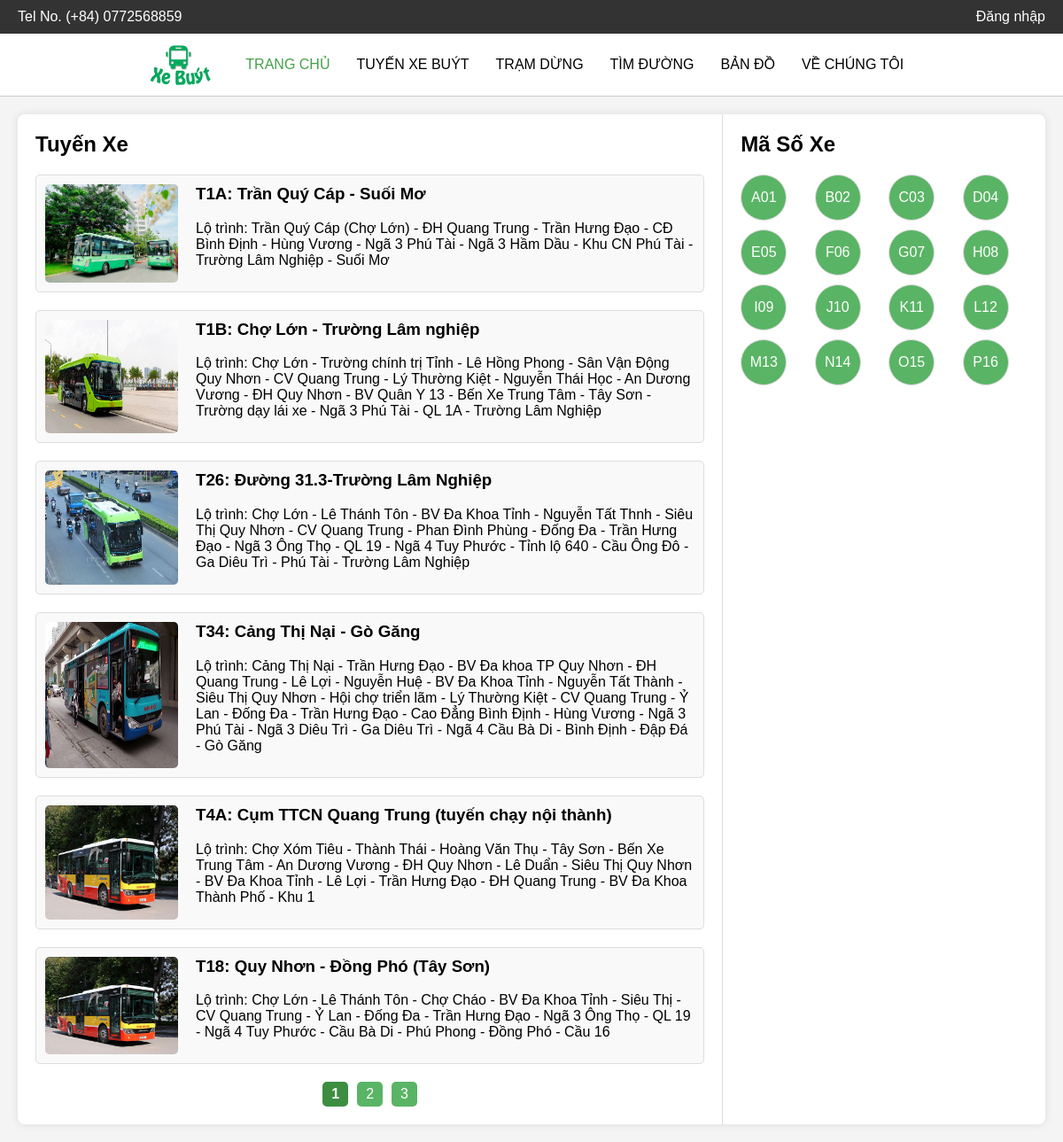
The page / on the database its author committed.
### tables this page shows
CREATE TABLE `routes` (
  `id` int(11) NOT NULL,
  `tuyen` varchar(255) NOT NULL,
  `lo_trinh` text NOT NULL,
  `cu_ly` float NOT NULL,
  `gia_ve_luot` float NOT NULL,
  `gia_ve_thang_nguoi_lon` float DEFAULT NULL,
  `gia_ve_thang_hoc_sinh` float DEFAULT NULL,
  `tan_suat` varchar(255) DEFAULT NULL,
  `thoi_gian_hoat_dong` varchar(255) DEFAULT NULL,
  `ma_so_xe` varchar(5) DEFAULT NULL
);

### home.php (the view, shortened to what this page needs)
<!DOCTYPE html>
<html lang="en">
<head>
    <link rel="stylesheet" href="css/home.css">
</head>
<body>
<div class="container">
    <div class="left-column">
        <h2>Tuyến Xe</h2>
        <?php
            include 'includes/pagination.php';
            if (count($routes) > 0) {
                foreach ($routes as $row) {
                    $imageId = $row['id'];
                    echo '<div class="route-card">';
                    echo '<img src="img/' . $imageId . '.jpg" alt="Bus Route Image">';
                    echo '<div>';
                    echo '<a href="?option=routes&route_id=' . $row['id'] . '"><h3>' . $row['tuyen'] . '</h3></a>';
                    echo '<p>Lộ trình: ' . $row['lo_trinh'] . '</p>';
                    echo '</div>';
                    echo '</div>';
                }
            } else {
                echo '<p>Không có tuyến xe nào.</p>';
            }
            display_pagination($totalPages, $page);
        ?>
    </div>
    <div class="right-column">
        <h2>Mã Số Xe</h2>
        <ul class="grid">
            <?php
                $sql = "SELECT ma_so_xe FROM routes";
                $result = $connect->query($sql);
                if ($result->num_rows > 0) {
                    while ($row = $result->fetch_assoc()) {
                        echo '<li>' . $row['ma_so_xe'] . '</li>';
                    }
                } else {
                    echo '<li>Không có mã số xe nào.</li>';
                }
            ?>
        </ul>
    </div>
</div>
</body>
</html>

### index.php (shortened to what this page needs)
<!DOCTYPE html>
<html lang="en">
<head>
  <link rel="stylesheet" href="css/styles.css">
</head>
<body>
  <?php include 'menu.php'; ?>
  <section class="body">
    <article>
      <?php include 'option.php'; ?>
    </article>
  </section>
</body>
</html>

### menu.php (shortened to what this page needs)
<!DOCTYPE html>
<html lang="vi">
<head>
</head>
<body>
    <div class="top-bar">
        <div class="contact-info">
            <span class="phone">Tel No. (+84) 0772568859</span>
            <?php if(isset($_SESSION['admin'])) : ?>
                <a href="#" class="login"><?= $_SESSION['admin'] ?></a>
                <a href="?option=logout" class="login">Logout</a>
            <?php elseif(isset($_SESSION['member'])) : ?>
                <a href="#" class="login"><?= $_SESSION['member'] ?></a>
                <a href="?option=logout" class="login">Logout</a>
            <?php else : ?>
                <a href="?option=login" class="login">Đăng nhập</a>
            <?php endif; ?>
        </div>
    </div>
    <div class="navbar">
        <img src="img/logo.png" alt="Logo">
        <div class="menu">
            <a href="?option=home" class ="home">TRANG CHỦ</a>
            <a href="?option=routes">TUYẾN XE BUÝT</a>
            <a href="?option=stop">TRẠM DỪNG</a>
            <a href="?option=findroute">TÌM ĐƯỜNG</a>
            <a href="?option=map">BẢN ĐỒ </a>
            <a href="?option=about">VỀ CHÚNG TÔI</a>
        </div>
    </div>
</body>
</html>

### option.php
<?php
if (isset($_GET['option'])) {
  switch ($_GET['option']) {
    case 'home':
      include 'home.php';
      break;
    case 'about':
      include 'includes/about.php';
      break;
    case 'routes':
      include 'includes/routes.php';
      break;
    case 'stop':
      include 'includes/stop.php';
      break;
    case 'findroute':
      include 'includes/findroute.php';
      break;
    case 'map':
      include 'includes/map.php';
      break;
    case 'login':
      include 'includes/login.php';
      break;
    case 'register':
      include 'includes/register.php';
      break;
    case 'process':
        include 'includes/process.php';
        break;
    case 'logout':
      unset($_SESSION['member']);
      unset($_SESSION['admin']);
      header("location:?option=home");
      break;
    case 'search_results':
      include 'includes/search_results.php';
    case 'admin':
        include 'admin/login.php';
      break;
    default:
      include 'home.php';
  }
} else {
  include 'home.php';
}
?>

### includes/pagination.php (shortened to what this page needs)
<?php
$routesPerPage = 6;
$page = isset($_GET['page']) ? (int)$_GET['page'] : 1;
$from = ($page - 1) * $routesPerPage;
$query = "SELECT COUNT(*) AS total FROM routes";
$result = $connect->query($query);
$query = "SELECT * FROM routes LIMIT $from, $routesPerPage";
$result = $connect->query($query);
$routes = [];
if ($result->num_rows > 0) {
    while ($row = $result->fetch_assoc()) {
        $routes[] = $row;
    }
}
function display_pagination($totalPages, $currentPage)
{
    echo "<div class='pagination'>";
    for ($i = 1; $i <= $totalPages; $i++) {
        if ($i == $currentPage) {
            echo "<span class='current-page'>$i</span>";
        } else {
            echo "<a href='?page=$i'>$i</a>";
        }
    }
    echo "</div>";
}
?>
<html>
</html>

### css/styles.css (style rules this page uses)
body { margin: 0; font-family: Arial, sans-serif; }
.top-bar { display: flex; justify-content: space-between; align-items: center; background-color: #333; padding: 10px 20px; color: white; }
.top-bar .contact-info { display: flex; justify-content: space-between; width: 100%; }
.top-bar .contact-info .phone { margin-right: auto; }
.top-bar .contact-info .login { color: white; text-decoration: none; text-align: right; margin-left: auto; }
.navbar { display: flex; justify-content: center; align-items: center; background-color: #fff; padding: 10px 20px; border-bottom: 1px solid #ccc; }
.navbar img { height: 50px; margin-right: 20px; }
.navbar .menu { display: flex; align-items: center; }
.navbar .menu a { color: #000; text-decoration: none; padding: 10px 15px; }
.navbar .menu .home { color: #45a049; }
a { color: black; text-decoration: none; }

### css/home.css (style rules this page uses)
body { font-family: Arial, sans-serif; background-color: #f4f4f4; margin: 0; padding: 0; }
.container { display: flex; margin: 20px; background-color: #fff; border-radius: 8px; box-shadow: 0 0 10px rgba(0, 0, 0, 0.1); }
.left-column { width: 70%; padding: 20px; border-right: 1px solid #ddd; }
.right-column { width: 30%; padding: 20px; }
.route-card { display: flex; margin-bottom: 20px; padding: 10px; border: 1px solid #ddd; border-radius: 5px; background-color: #f9f9f9; transition: box-shadow 0.3s; }
.route-card img { width: 150px; height: auto; margin-right: 20px; border-radius: 5px; }
.route-card div { flex: 1; }
.route-card h3 { margin-top: 0; }
h2 { margin-top: 0; }
.right-column .grid { display: grid; grid-template-columns: repeat(4, 1fr); gap: 10px; list-style-type: none; padding: 0; margin: 0; }
.right-column .grid li { display: flex; justify-content: center; align-items: center; width: 50px; height: 50px; border-radius: 50%; background-color: #5ab465; border: 1px solid #ddd; transition: background-color 0.3s, box-shadow 0.3s; color: #fff; }
a { color: black; text-decoration: none; }

### menu.php (style rules this page uses)
a { color: black; text-decoration: none; }

### includes/pagination.php (style rules this page uses)
.pagination { display: flex; justify-content: center; margin-top: 20px; }
.pagination a, .pagination .current-page { margin: 0 5px; padding: 5px 10px; background-color: #5ab465; color: #fff; border-radius: 5px; text-decoration: none; transition: background-color 0.3s; }
.pagination .current-page { background-color: #3e8e41; font-weight: bold; }

### rows shown on the page
routes: shows a picture, tuyen "T1A: Trần Quý Cáp - Suối Mơ", lo_trinh "Trần Quý Cáp (Chợ Lớn) - ĐH Quang Trung - Trần Hưng Đạo - CĐ Bình Định - Hùng Vương - Ngã 3 Phú Tài - Ngã 3 Hầm Dầu - Khu CN Phú Tài - Trường Lâm Nghiệp - Suối Mơ", ma_so_xe "A01"
routes: shows a picture, tuyen "T1B: Chợ Lớn - Trường Lâm nghiệp", lo_trinh "Chợ Lớn - Trường chính trị Tỉnh - Lê Hồng Phong - Sân Vận Động Quy Nhơn - CV Quang Trung - Lý Thường Kiệt - Nguyễn Thái Học - An Dương Vương - ĐH Quy Nhơn - BV Quân Y 13 - Bến Xe Trung Tâm - Tây Sơn - Trường dạy lái xe - Ngã 3 Phú Tài - QL 1A - Trường Lâm Nghiệp", ma_so_xe "B02"
routes: shows a picture, tuyen "T26: Đường 31.3-Trường Lâm Nghiệp", lo_trinh "Chợ Lớn - Lê Thánh Tôn - BV Đa Khoa Tỉnh - Nguyễn Tất Thnh - Siêu Thị Quy Nhơn - CV Quang Trung - Phan Đình Phùng - Đống Đa - Trần Hưng Đạo - Ngã 3 Ông Thọ - QL 19 - Ngã 4 Tuy Phước - Tỉnh lộ 640 - Cầu Ông Đô - Ga Diêu Trì - Phú Tài - Trường Lâm Nghiệp", ma_so_xe "C03"
routes: shows a picture, tuyen "T34: Cảng Thị Nại - Gò Găng", lo_trinh "Cảng Thị Nại - Trần Hưng Đạo - BV Đa khoa TP Quy Nhơn - ĐH Quang Trung - Lê Lợi - Nguyễn Huệ - BV Đa Khoa Tỉnh - Nguyễn Tất Thành - Siêu Thị Quy Nhơn - Hội chợ triển lãm - Lý Thường Kiệt - CV Quang Trung - Ỷ Lan - Đống Đa - Trần Hưng Đạo - Cao Đẳng Bình Định - Hùng Vương - Ngã 3 Phú Tài - Ngã 3 Diêu Trì - Ga Diêu Trì - Ngã 4 Cầu Bà Di - Bình Định - Đập Đá - Gò Găng", ma_so_xe "D04"
routes: tuyen "T4A: Cụm TTCN Quang Trung (tuyến chạy nội thành)", lo_trinh "Chợ Xóm Tiêu - Thành Thái - Hoàng Văn Thụ - Tây Sơn - Bến Xe Trung Tâm - An Dương Vương - ĐH Quy Nhơn - Lê Duẩn - Siêu Thị Quy Nhơn - BV Đa Khoa Tỉnh - Lê Lợi - Trần Hưng Đạo - ĐH Quang Trung - BV Đa Khoa Thành Phố - Khu 1", ma_so_xe "E05"
routes: tuyen "T18: Quy Nhơn - Đồng Phó (Tây Sơn)", lo_trinh "Chợ Lớn - Lê Thánh Tôn - Chợ Cháo - BV Đa Khoa Tỉnh - Siêu Thị - CV Quang Trung - Ỷ Lan - Đống Đa - Trần Hưng Đạo - Ngã 3 Ông Thọ - QL 19 - Ngã 4 Tuy Phước - Cầu Bà Di - Phú Phong - Đồng Phó - Cầu 16", ma_so_xe "F06"
routes: ma_so_xe "G07"
routes: ma_so_xe "H08"
routes: ma_so_xe "I09"
routes: ma_so_xe "J10"
routes: ma_so_xe "K11"
routes: ma_so_xe "L12"
routes: ma_so_xe "M13"
routes: ma_so_xe "N14"
routes: ma_so_xe "O15"
routes: ma_so_xe "P16"
